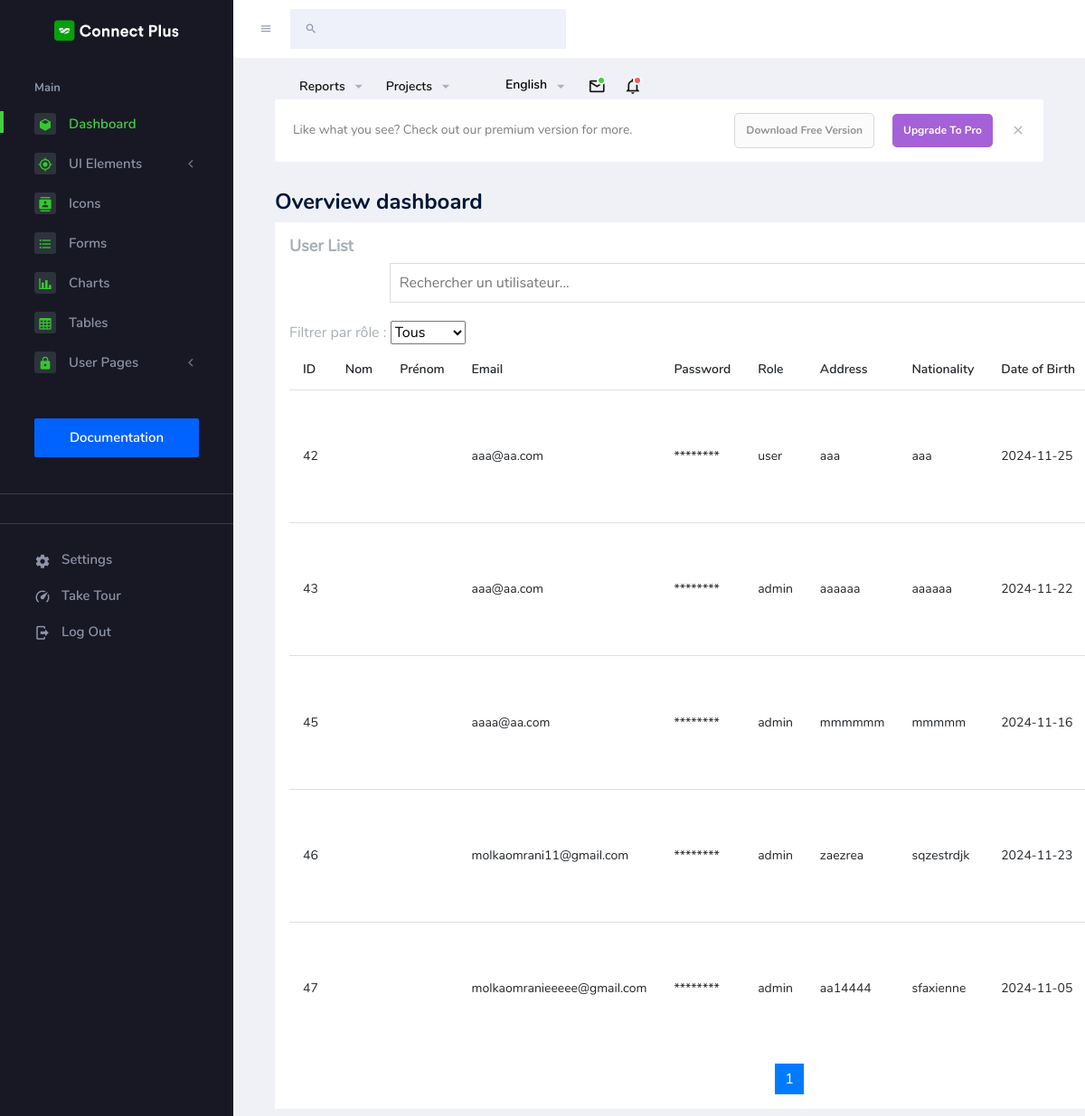
The app's page /view/back_office/molka.php with its own data.
### tables this page shows
CREATE TABLE `user` (
  `id_user` int(11) NOT NULL,
  `nom` varchar(100) NOT NULL,
  `prenom` varchar(100) NOT NULL,
  `usermail` varchar(100) NOT NULL,
  `password` varchar(100) NOT NULL,
  `userRole` enum('admin','user','vendeur') NOT NULL,
  `adress` varchar(225) NOT NULL,
  `Nationalite` varchar(225) NOT NULL,
  `ddn` date NOT NULL,
  `num` int(100) NOT NULL
);

### controller/userController.php (called while the page is built, shortened)
<?php
    function getAllUsers($db, $search = null) {
        $query = "SELECT * FROM user";
        $stmt = $db->prepare($query);
        $stmt->execute();
        return $stmt->fetchAll(PDO::FETCH_ASSOC);
    }
?>

### view/back_office/molka.php (the view, shortened to what this page needs)
<?php
require_once '../../controller/userController.php';
$db = (new Database())->getConnection();
$search = isset($_GET['search']) ? $_GET['search'] : '';
$users = getAllUsers($db, $search);
?>
<!DOCTYPE html>
  <head>
    <link rel="stylesheet" href="assets/vendors/mdi/css/materialdesignicons.min.css">
    <link rel="stylesheet" href="assets/vendors/flag-icon-css/css/flag-icon.min.css">
    <link rel="stylesheet" href="assets/vendors/css/vendor.bundle.base.css">
    <link rel="stylesheet" href="assets/vendors/font-awesome/css/font-awesome.min.css" />
    <link rel="stylesheet" href="assets/vendors/bootstrap-datepicker/bootstrap-datepicker.min.css">
    <link rel="stylesheet" href="assets/css/style.css">
  </head>
  <bod>
    <div class="container-scroller">
      <nav class="navbar default-layout-navbar col-lg-12 col-12 p-0 fixed-top d-flex flex-row">
        <div class="text-center navbar-brand-wrapper d-flex align-items-center justify-content-center">
          <a class="navbar-brand brand-logo" href="index.html"><img src="assets/images/logo.svg" alt="logo" /></a>
        </div>
        <div class="navbar-menu-wrapper d-flex align-items-stretch">
          <button class="navbar-toggler navbar-toggler align-self-center" type="button" data-toggle="minimize">
            <span class="mdi mdi-menu"></span>
          </button>
          <div class="search-field d-none d-xl-block">
            <form class="d-flex align-items-center h-100" action="#">
              <div class="input-group">
                <div class="input-group-prepend bg-transparent">
                  <i class="input-group-text border-0 mdi mdi-magnify"></i>
              </div>
            </form>
          </div>
          <ul class="navbar-nav navbar-nav-right">
            <li class="nav-item  dropdown d-none d-md-block">
              <a class="nav-link dropdown-toggle" id="reportDropdown" href="#" data-toggle="dropdown" aria-expanded="false"> Reports </a>
            </li>
            <li class="nav-item  dropdown d-none d-md-block">
              <a class="nav-link dropdown-toggle" id="projectDropdown" href="#" data-toggle="dropdown" aria-expanded="false"> Projects </a>
            </li>
            <li class="nav-item nav-language dropdown d-none d-md-block">
              <a class="nav-link dropdown-toggle" id="languageDropdown" href="#" data-toggle="dropdown" aria-expanded="false">
                <div class="nav-language-icon">
                  <i class="flag-icon flag-icon-us" title="us" id="us"></i>
                </div>
                <div class="nav-language-text">
                  <p class="mb-1 text-black">English</p>
                </div>
              </a>
            </li>
            <li class="nav-item dropdown">
              <a class="nav-link count-indicator dropdown-toggle" id="messageDropdown" href="#" data-toggle="dropdown" aria-expanded="false">
                <i class="mdi mdi-email-outline"></i>
                <span class="count-symbol bg-success"></span>
              </a>
            </li>
            <li class="nav-item dropdown">
              <a class="nav-link count-indicator dropdown-toggle" id="notificationDropdown" href="#" data-toggle="dropdown">
                <i class="mdi mdi-bell-outline"></i>
                <span class="count-symbol bg-danger"></span>
              </a>
            </li>
          </ul>
        </div>
      </nav>
      <div class="container-fluid page-body-wrapper">
        <nav class="sidebar sidebar-offcanvas" id="sidebar">
          <ul class="nav">
            <li class="nav-item nav-category">Main</li>
            <li class="nav-item">
              <a class="nav-link" href="molka.php">
                <span class="icon-bg"><i class="mdi mdi-cube menu-icon"></i></span>
                <span class="menu-title">Dashboard</span>
              </a>
            </li>
            <li class="nav-item">
              <a class="nav-link" data-toggle="collapse" href="#ui-basic" aria-expanded="false" aria-controls="ui-basic">
                <span class="icon-bg"><i class="mdi mdi-crosshairs-gps menu-icon"></i></span>
                <span class="menu-title">UI Elements</span>
                <i class="menu-arrow"></i>
              </a>
            </li>
            <li class="nav-item">
              <a class="nav-link" href="pages/icons/mdi.html">
                <span class="icon-bg"><i class="mdi mdi-contacts menu-icon"></i></span>
                <span class="menu-title">Icons</span>
              </a>
            </li>
            <li class="nav-item">
              <a class="nav-link" href="pages/forms/basic_elements.php">
                <span class="icon-bg"><i class="mdi mdi-format-list-bulleted menu-icon"></i></span>
                <span class="menu-title">Forms</span>
              </a>
            </li>
            <li class="nav-item">
              <a class="nav-link" href="pages/charts/chartjs.html">
                <span class="icon-bg"><i class="mdi mdi-chart-bar menu-icon"></i></span>
                <span class="menu-title">Charts</span>
              </a>
            </li>
            <li class="nav-item">
              <a class="nav-link" href="pages/tables/basic-table.html">
                <span class="icon-bg"><i class="mdi mdi-table-large menu-icon"></i></span>
                <span class="menu-title">Tables</span>
              </a>
            </li>
            <li class="nav-item">
              <a class="nav-link" data-toggle="collapse" href="#auth" aria-expanded="false" aria-controls="auth">
                <span class="icon-bg"><i class="mdi mdi-lock menu-icon"></i></span>
                <span class="menu-title">User Pages</span>
                <i class="menu-arrow"></i>
              </a>
            </li>
            <li class="nav-item documentation-link">
              <a class="nav-link" href="http://www.bootstrapdash.com/demo/connect-plus-free/jquery/documentation/documentation.html" target="_blank">
                <span class="menu-title">Documentation</span>
              </a>
            </li>
            <li class="nav-item sidebar-user-actions">
              <div class="user-details">
            </li>
            <li class="nav-item sidebar-user-actions">
              <div class="sidebar-user-menu">
                <a href="#" class="nav-link"><i class="mdi mdi-settings menu-icon"></i>
                  <span class="menu-title">Settings</span>
                </a>
              </div>
            </li>
            <li class="nav-item sidebar-user-actions">
              <div class="sidebar-user-menu">
                <a href="#" class="nav-link"><i class="mdi mdi-speedometer menu-icon"></i>
                  <span class="menu-title">Take Tour</span></a>
              </div>
            </li>
            <li class="nav-item sidebar-user-actions">
              <div class="sidebar-user-menu">
                <a href="view/front_office/login.html" class="nav-link"><i class="mdi mdi-logout menu-icon"></i>
                  <span class="menu-title">Log Out</span></a>
              </div>
            </li>
          </ul>
        </nav>
        <div class="main-panel">
          <div class="content-wrapper">
            <div class="row" id="proBanner">
              <div class="col-12">
                <span class="d-flex align-items-center purchase-popup">
                  <p>Like what you see? Check out our premium version for more.</p>
                  <a href="https://github.com/BootstrapDash/ConnectPlusAdmin-Free-Bootstrap-Admin-Template" target="_blank" class="btn ml-auto download-button">Download Free Version</a>
                  <a href="http://www.bootstrapdash.com/demo/connect-plus/jquery/template/" target="_blank" class="btn purchase-button">Upgrade To Pro</a>
                  <i class="mdi mdi-close" id="bannerClose"></i>
                </span>
              </div>
            </div>
              <h2 class="text-dark font-weight-bold mb-2"> Overview dashboard </h2>
              <div class="d-sm-flex justify-content-xl-between align-items-center mb-2">
                <div class="btn-group bg-white p-3" role="group" aria-label="Basic example">
            <div class="d-xl-flex justify-content-between align-items-start">
            <div class="card">
            <h4>User List</h4>
        <div style="text-align: center; margin-bottom: 20px;">
            <input type="text" id="searchInput" placeholder="Rechercher un utilisateur..." style="width: 80%; padding: 10px; font-size: 16px; border: 1px solid #ddd;">
        </div>
        <div class="filter-container">
    <label for="roleFilter">Filtrer par rôle :</label>
    <select id="roleFilter">
        <option value="all">Tous</option>
    </select>
</div>
<div class="table-responsive">
    <table class="table" id="userTable">
        <thead>
            <tr>
                <th>ID</th>
                <th>Nom</th>
                <th>Prénom</th>
                <th>Email</th>
                <th>Password</th>
                <th>Role</th>
                <th>Address</th>
                <th>Nationality</th>
                <th>Date of Birth</th>
            </tr>
        </thead>
        <tbody>
            <?php foreach ($users as $user): ?>
                <tr data-role="<?= htmlspecialchars($user['userRole']) ?>">
                    <td><?= htmlspecialchars($user['id_user']) ?></td>
                    <td data-name="<?= htmlspecialchars($user['nom']) ?>"><?= htmlspecialchars($user['nom']) ?></td>
                    <td><?= htmlspecialchars($user['prenom']) ?></td>
                    <td><?= htmlspecialchars($user['usermail']) ?></td>
                    <td><?= '********' ?></td>
                    <td><?= htmlspecialchars($user['userRole']) ?></td>
                    <td><?= htmlspecialchars($user['adress']) ?></td>
                    <td><?= htmlspecialchars($user['Nationalite']) ?></td>
                    <td><?= htmlspecialchars($user['ddn']) ?></td>
                </tr>
            <?php endforeach; ?>
        </tbody>
    </table>
    <div id="pagination" class="pagination"></div>
</div>
  </body>
</html>

### view/back_office/molka.php (style rules this page uses)
.pagination { display: flex; justify-content: center; margin-top: 10px; }

### records on screen
user: id_user "42", usermail "aaa@aa.com", userRole "user", adress "aaa", Nationalite "aaa", ddn "2024-11-25"
user: id_user "43", usermail "aaa@aa.com", userRole "admin", adress "aaaaaa", Nationalite "aaaaaa", ddn "2024-11-22"
user: id_user "45", usermail "aaaa@aa.com", userRole "admin", adress "mmmmmm", Nationalite "mmmmm", ddn "2024-11-16"
user: id_user "46", usermail "molkaomrani11@gmail.com", userRole "admin", adress "zaezrea", Nationalite "sqzestrdjk", ddn "2024-11-23"
user: id_user "47", usermail "molkaomranieeeee@gmail.com", userRole "admin", adress "aa14444", Nationalite "sfaxienne", ddn "2024-11-05"
